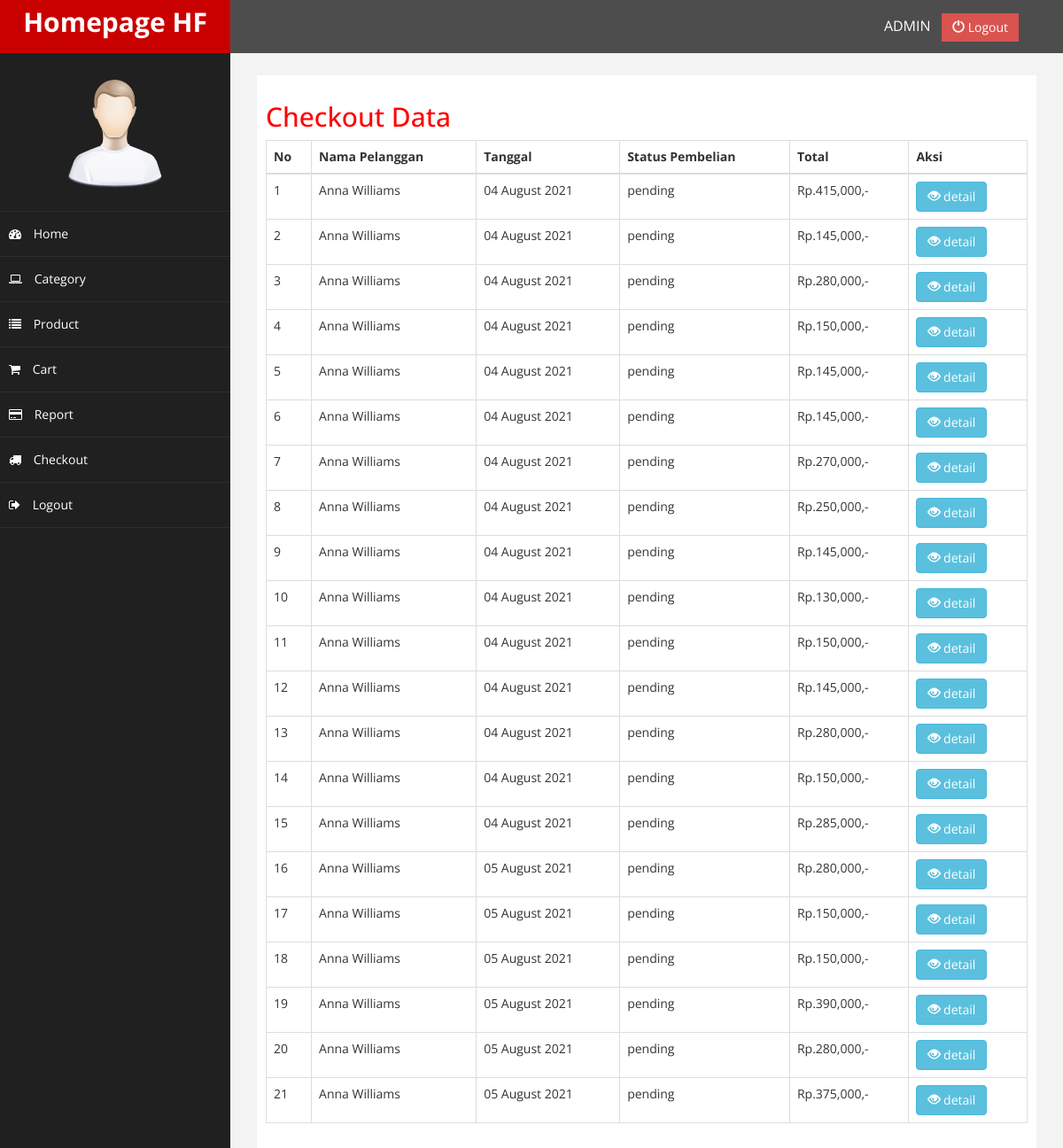
The app's page /Highfreq/Admin/index.php?halaman=checkout (signed in) with its own data.
### tables this page shows
CREATE TABLE `pembelian` (
  `id_pembelian` int(11) NOT NULL,
  `id_pelanggan` int(11) NOT NULL,
  `id_ongkir` int(11) NOT NULL,
  `tanggal_pembelian` date NOT NULL,
  `total_pembelian` int(11) NOT NULL,
  `nama_kota` varchar(100) NOT NULL,
  `tarif` int(11) NOT NULL,
  `alamat_pengiriman` text NOT NULL,
  `status_pembelian` varchar(100) NOT NULL DEFAULT 'pending',
  `resi_pengiriman` varchar(50) NOT NULL
);

CREATE TABLE `pelanggan` (
  `id_pelanggan` int(11) NOT NULL,
  `email_pelanggan` varchar(100) NOT NULL,
  `password_pelanggan` varchar(50) NOT NULL,
  `nama_pelanggan` varchar(100) NOT NULL,
  `no_pelanggan` varchar(25) NOT NULL,
  `alamat_pelanggan` text NOT NULL
);

### Highfreq/Admin/checkout.php (the view, shortened to what this page needs)
<h2>Checkout Data</h2>
<table class="table table-bordered">
    <thead>
    <tr>
        <th>No</th>
        <th>Nama Pelanggan</th>
        <th>Tanggal</th>
        <th>Status Pembelian</th>
        <th>Total</th>
        <th>Aksi</th>
    </tr>
    </thead>
    <tbody>
        <?php $nomor=1; ?>
        <?php $ambil=$koneksi->query("SELECT * FROM pembelian JOIN pelanggan ON pembelian.id_pelanggan=pelanggan.id_pelanggan"); ?>
        <?php while($pecah = $ambil->fetch_assoc()){ ?>
        <tr>
            <td><?php echo $nomor; ?></td>
            <td><?php echo $pecah['nama_pelanggan']; ?></td>
            <td><?php echo date("d F Y",strtotime($pecah["tanggal_pembelian"])); ?></td>
            <td><?php echo $pecah['status_pembelian']; ?></td>
            <td>Rp.<?php echo number_format($pecah['total_pembelian']); ?>,-</td>
            <td>
                <a href="index.php?halaman=detail&id=<?php echo $pecah['id_pembelian']; ?>" class="btn btn-info"
                ><i class="glyphicon glyphicon-eye-open" ></i> detail</a>
            </td>
        </tr>
        <?php $nomor++; ?>
        <?php } ?>
    </tbody>
</table>

### Highfreq/Admin/assets/css/custom.css (style rules this page uses)
body { font-family: 'Open Sans', sans-serif; }
h2 { color: #f00; }

### records on screen
pembelian: id_pelanggan.nama_pelanggan "Anna Williams", tanggal_pembelian "04 August 2021", status_pembelian "pending", total_pembelian "415,000"
pembelian: id_pelanggan.nama_pelanggan "Anna Williams", tanggal_pembelian "04 August 2021", status_pembelian "pending", total_pembelian "145,000"
pembelian: id_pelanggan.nama_pelanggan "Anna Williams", tanggal_pembelian "04 August 2021", status_pembelian "pending", total_pembelian "280,000"
pembelian: id_pelanggan.nama_pelanggan "Anna Williams", tanggal_pembelian "04 August 2021", status_pembelian "pending", total_pembelian "150,000"
pembelian: id_pelanggan.nama_pelanggan "Anna Williams", tanggal_pembelian "04 August 2021", status_pembelian "pending", total_pembelian "145,000"
pembelian: id_pelanggan.nama_pelanggan "Anna Williams", tanggal_pembelian "04 August 2021", status_pembelian "pending", total_pembelian "145,000"
pembelian: id_pelanggan.nama_pelanggan "Anna Williams", tanggal_pembelian "04 August 2021", status_pembelian "pending", total_pembelian "270,000"
pembelian: id_pelanggan.nama_pelanggan "Anna Williams", tanggal_pembelian "04 August 2021", status_pembelian "pending", total_pembelian "250,000"
pembelian: id_pelanggan.nama_pelanggan "Anna Williams", tanggal_pembelian "04 August 2021", status_pembelian "pending", total_pembelian "145,000"
pembelian: id_pelanggan.nama_pelanggan "Anna Williams", tanggal_pembelian "04 August 2021", status_pembelian "pending", total_pembelian "130,000"
pembelian: id_pelanggan.nama_pelanggan "Anna Williams", tanggal_pembelian "04 August 2021", status_pembelian "pending", total_pembelian "150,000"
pembelian: id_pelanggan.nama_pelanggan "Anna Williams", tanggal_pembelian "04 August 2021", status_pembelian "pending", total_pembelian "145,000"
pembelian: id_pelanggan.nama_pelanggan "Anna Williams", tanggal_pembelian "04 August 2021", status_pembelian "pending", total_pembelian "280,000"
pembelian: id_pelanggan.nama_pelanggan "Anna Williams", tanggal_pembelian "04 August 2021", status_pembelian "pending", total_pembelian "150,000"
pembelian: id_pelanggan.nama_pelanggan "Anna Williams", tanggal_pembelian "04 August 2021", status_pembelian "pending", total_pembelian "285,000"
pembelian: id_pelanggan.nama_pelanggan "Anna Williams", tanggal_pembelian "05 August 2021", status_pembelian "pending", total_pembelian "280,000"
pembelian: id_pelanggan.nama_pelanggan "Anna Williams", tanggal_pembelian "05 August 2021", status_pembelian "pending", total_pembelian "150,000"
pembelian: id_pelanggan.nama_pelanggan "Anna Williams", tanggal_pembelian "05 August 2021", status_pembelian "pending", total_pembelian "150,000"
pembelian: id_pelanggan.nama_pelanggan "Anna Williams", tanggal_pembelian "05 August 2021", status_pembelian "pending", total_pembelian "390,000"
pembelian: id_pelanggan.nama_pelanggan "Anna Williams", tanggal_pembelian "05 August 2021", status_pembelian "pending", total_pembelian "280,000"
pembelian: id_pelanggan.nama_pelanggan "Anna Williams", tanggal_pembelian "05 August 2021", status_pembelian "pending", total_pembelian "375,000"
